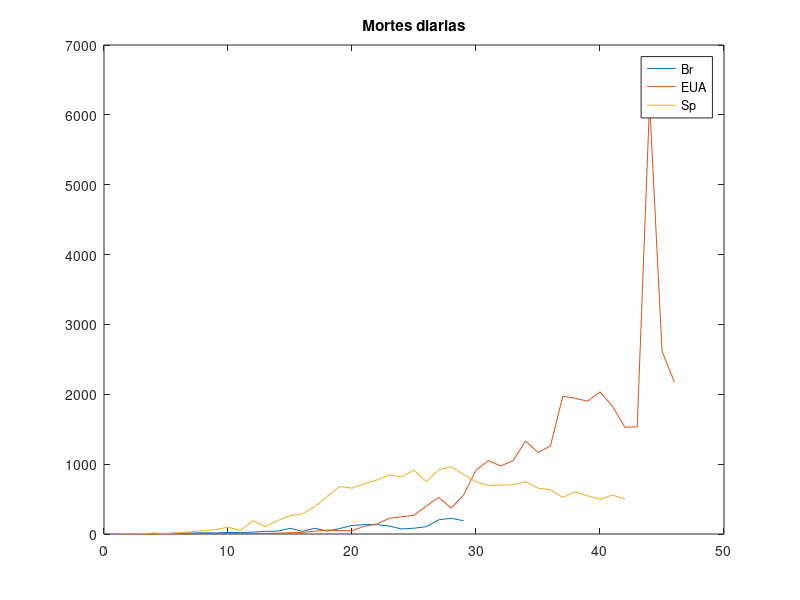
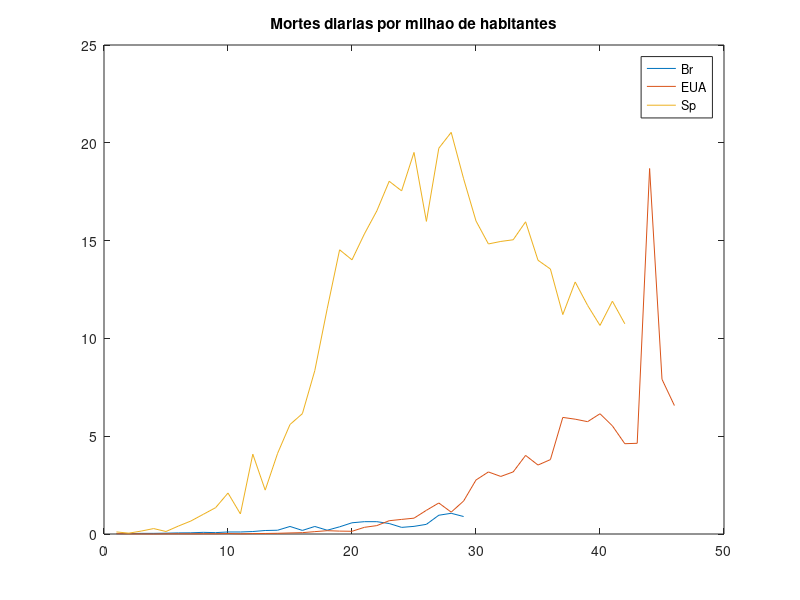
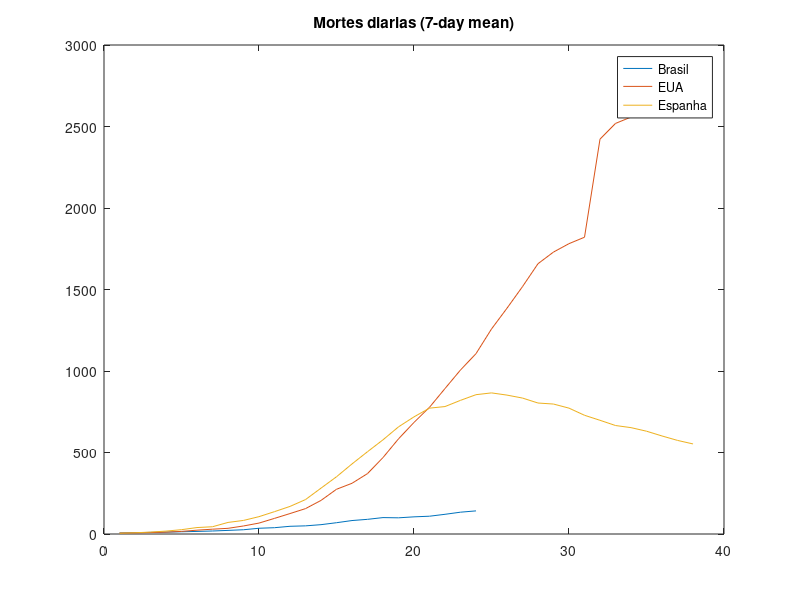
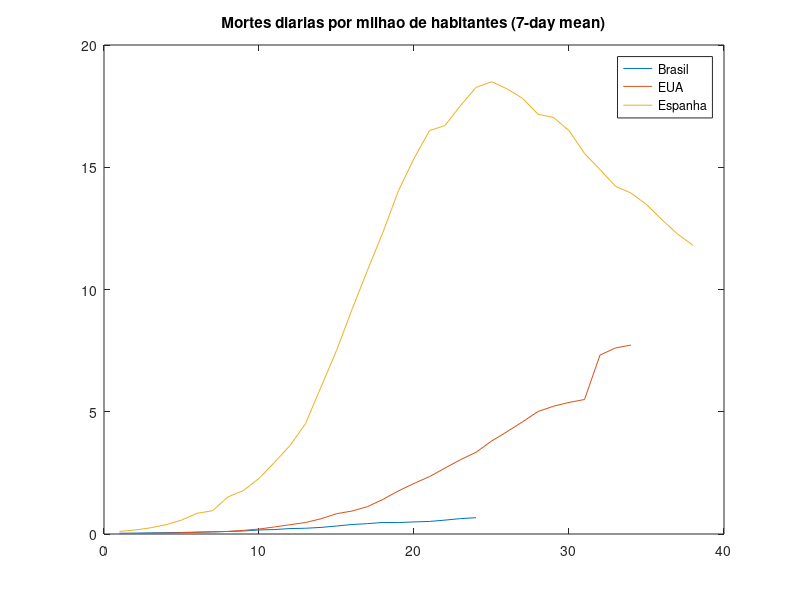

These figures' MATLAB source, in order:
%!/usr/bin/octave
% Conoravirus SARS-CoV-2 statistics
% Author: Jorgeluis Guerra.

clear

% Daily Deaths
Br = [3, 4, 7, 7, 9, 12, 13, 18, 15, 22, 22, 27, 38, 41, 82, 39, 82, 41, 78, 122, 134, 134, 114, 72, 83, 105, 204, 225, 190];
EUA = [5, 3, 2, 1, 3, 4, 3, 4, 4, 8, 3, 7, 9, 12, 18, 23, 40, 56, 49, 46, 113, 142, 225, 247, 268, 401, 525, 370, 558, 914, 1050, 974, 1051, 1330, 1167, ...
       1259, 1973, 1943, 1901, 2035, 1830, 1528, 1535, 6185, 2618, 2174];
Sp = [5, 2, 7, 13, 6, 19, 31, 47, 63, 98, 48, 191, 105, 193, 262, 288, 391, 539, 680, 656, 718, 773, 844, 821, 913, 748, 923, 961, 850, 749, 694, 700, 704, ...
      747, 655, 634, 525, 603, 547, 499, 557, 503];

% Daily Deaths vectors for 7-day mean calculi
Br_4mean = [0, 0, 0, 0, 1, 3, 3, 4, 7, 7, 9, 12, 13, 18, 15, 22, 22, 27, 38, 41, 82, 39, 82, 41, 78, 122, 134, 134, 114, 72, 83, 105, 204, 225, 190];
EUA_4mean = [0, 0, 0, 0, 1, 0, 5, 3, 2, 1, 3, 4, 3, 4, 4, 8, 3, 7, 9, 12, 18, 23, 40, 56, 49, 46, 113, 142, 225, 247, 268, 401, 525, 370, 558, 914, 1050, ...
             974, 1051, 1330, 1167, 1259, 1973, 1943, 1901, 2035, 1830, 1528, 1535, 6185, 2618, 2174];
Sp_4mean = [0, 0, 0, 1, 1, 1, 5, 2, 7, 13, 6, 19, 31, 47, 63, 98, 48, 191, 105, 193, 262, 288, 391, 539, 680, 656, 718, 773, 844, 821, 913, 748, 923, 961, ...
            850, 749, 694, 700, 704, 747, 655, 634, 525, 603, 547, 499, 557, 503];

% Date of total deaths equal to 5
Br_first_5death_day = [19, 03, 2020];
EUA_first_5death_day = [02, 03, 2020];
Sp_first_5death_day = [06, 03, 2020];

% Populations
Br_pop_M = 212.6;
EUA_pop_M = 331.0;
Sp_pop_M = 46.8;

% Daily Deaths per million habitants
Br_per_M = Br / Br_pop_M;
EUA_per_M = EUA / EUA_pop_M;
Sp_per_M = Sp / Sp_pop_M;

% Days from the day of total 5 deaths until now
xBr = 1:29;
xEUA = 1:46;
xSp = 1:42;

% Vectors to store 7-day mean data
Br_7day = zeros (1, xBr(end));
EUA_7day = zeros (1, xEUA(end));
Sp_7day = zeros (1, xSp(end));

% 7-day mean data calculi
for i = xBr
   Br_7day(i) = Br_4mean(i+6) + Br_4mean(i+5) + Br_4mean(i+4) + Br_4mean(i+3) + Br_4mean(i+2) + Br_4mean(i+1) + Br_4mean(i);
endfor
for i = xEUA
   EUA_7day(i) = EUA_4mean(i+6) + EUA_4mean(i+5) + EUA_4mean(i+4) + EUA_4mean(i+3) + EUA_4mean(i+2) + EUA_4mean(i+1) + EUA_4mean(i);
endfor
for i = xSp
   Sp_7day(i) = Sp_4mean(i+6) + Sp_4mean(i+5) + Sp_4mean(i+4) + Sp_4mean(i+3) + Sp_4mean(i+2) + Sp_4mean(i+1) + Sp_4mean(i);
endfor

Br_7day = Br_7day / 7;
EUA_7day = EUA_7day / 7;
Sp_7day = Sp_7day / 7;

% Removes days before the first day when the mean reach 5 deaths
Br_7day = Br_7day(6:end);
xBr7d = 1:24;
EUA_7day = EUA_7day(13:end);
xEUA7d = 1:34;
Sp_7day = Sp_7day(5:end);
xSp7d = 1:38;

Br_7day_per_M = Br_7day / Br_pop_M;
EUA_7day_per_M = EUA_7day / EUA_pop_M;
Sp_7day_per_M = Sp_7day / Sp_pop_M;

%% Daily Deaths bars graph
%pause(0.3);
%figure;
%bar (xBr, Br);
%pause(0.3);
%figure;
%bar (xEUA, EUA);
%pause(0.3);
%figure;
%bar (xSp, Sp);
%
%% Daily Deaths 7-day mean bars graph
%pause(0.3);
%figure;
%bar (xBr, Br_7day);
%pause(0.3);
%figure;
%bar (xEUA, EUA_7day);
%pause(0.3);
%figure;
%bar (xSp, Sp_7day);

% Daily Deaths function graph
pause(0.3);
figure;
set(gca, 'DefaultLineLineWidth', 2.5);
plot (xBr, Br, xEUA, EUA, xSp, Sp);
title('Mortes diarias');
legend('Br','EUA', 'Sp');

% Daily Deaths per million function graph
pause(0.3);
figure;
set(gca, 'DefaultLineLineWidth', 2.5);
plot (xBr, Br_per_M, xEUA, EUA_per_M, xSp, Sp_per_M);
title('Mortes diarias por milhao de habitantes');
legend('Br','EUA', 'Sp');

% Daily Deaths 7-day mean function graph
pause(0.3);
figure;
set(gca, 'DefaultLineLineWidth', 2.5);
plot (xBr7d, Br_7day, xEUA7d, EUA_7day, xSp7d, Sp_7day);
title('Mortes diarias (7-day mean)');
legend('Brasil','EUA', 'Espanha');

% Daily Deaths 7-day mean per million function graph
pause(0.3);
figure;
set(gca, 'DefaultLineLineWidth', 2.5);
plot (xBr7d, Br_7day_per_M, xEUA7d, EUA_7day_per_M, xSp7d, Sp_7day_per_M);
title('Mortes diarias por milhao de habitantes (7-day mean)');
legend('Brasil','EUA', 'Espanha');
